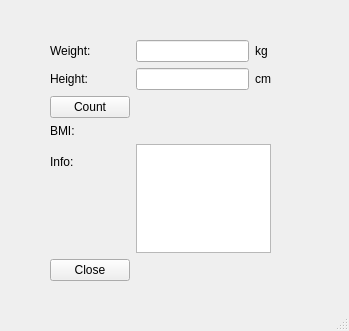
<?xml version="1.0" encoding="UTF-8"?>
<ui version="4.0">
 <class>MainWindow</class>
 <widget class="QMainWindow" name="MainWindow">
  <property name="geometry">
   <rect>
    <x>0</x>
    <y>0</y>
    <width>349</width>
    <height>331</height>
   </rect>
  </property>
  <property name="windowTitle">
   <string>MainWindow</string>
  </property>
  <widget class="QWidget" name="centralwidget">
   <widget class="QWidget" name="gridLayoutWidget">
    <property name="geometry">
     <rect>
      <x>50</x>
      <y>40</y>
      <width>221</width>
      <height>241</height>
     </rect>
    </property>
    <layout class="QGridLayout" name="gridLayout">
     <item row="0" column="1">
      <widget class="QLineEdit" name="weightLineEdit"/>
     </item>
     <item row="0" column="2">
      <widget class="QLabel" name="label_5">
       <property name="text">
        <string>kg</string>
       </property>
      </widget>
     </item>
     <item row="6" column="0">
      <spacer name="horizontalSpacer_2">
       <property name="orientation">
        <enum>Qt::Horizontal</enum>
       </property>
       <property name="sizeHint" stdset="0">
        <size>
         <width>40</width>
         <height>20</height>
        </size>
       </property>
      </spacer>
     </item>
     <item row="4" column="1" rowspan="3" colspan="2">
      <widget class="QTextBrowser" name="infoTextBrowser"/>
     </item>
     <item row="1" column="0">
      <widget class="QLabel" name="label_2">
       <property name="text">
        <string>Height:</string>
       </property>
      </widget>
     </item>
     <item row="2" column="0">
      <widget class="QPushButton" name="countButton">
       <property name="text">
        <string>Count</string>
       </property>
      </widget>
     </item>
     <item row="5" column="0">
      <spacer name="horizontalSpacer_3">
       <property name="orientation">
        <enum>Qt::Horizontal</enum>
       </property>
       <property name="sizeHint" stdset="0">
        <size>
         <width>40</width>
         <height>20</height>
        </size>
       </property>
      </spacer>
     </item>
     <item row="4" column="0">
      <widget class="QLabel" name="label_4">
       <property name="text">
        <string>Info:</string>
       </property>
      </widget>
     </item>
     <item row="1" column="2">
      <widget class="QLabel" name="label_6">
       <property name="text">
        <string>cm</string>
       </property>
      </widget>
     </item>
     <item row="3" column="0">
      <widget class="QLabel" name="label_3">
       <property name="text">
        <string>BMI:</string>
       </property>
      </widget>
     </item>
     <item row="1" column="1">
      <widget class="QLineEdit" name="heightLineEdit"/>
     </item>
     <item row="0" column="0">
      <widget class="QLabel" name="label">
       <property name="text">
        <string>Weight:</string>
       </property>
      </widget>
     </item>
     <item row="7" column="0">
      <widget class="QPushButton" name="closeButton">
       <property name="text">
        <string>Close</string>
       </property>
      </widget>
     </item>
     <item row="3" column="1">
      <widget class="QLabel" name="resultLabel">
       <property name="text">
        <string/>
       </property>
      </widget>
     </item>
    </layout>
   </widget>
  </widget>
  <widget class="QMenuBar" name="menubar">
   <property name="geometry">
    <rect>
     <x>0</x>
     <y>0</y>
     <width>349</width>
     <height>25</height>
    </rect>
   </property>
  </widget>
  <widget class="QStatusBar" name="statusbar"/>
 </widget>
 <resources/>
 <connections>
  <connection>
   <sender>closeButton</sender>
   <signal>clicked()</signal>
   <receiver>MainWindow</receiver>
   <slot>close()</slot>
   <hints>
    <hint type="sourcelabel">
     <x>91</x>
     <y>300</y>
    </hint>
    <hint type="destinationlabel">
     <x>319</x>
     <y>295</y>
    </hint>
   </hints>
  </connection>
 </connections>
</ui>
